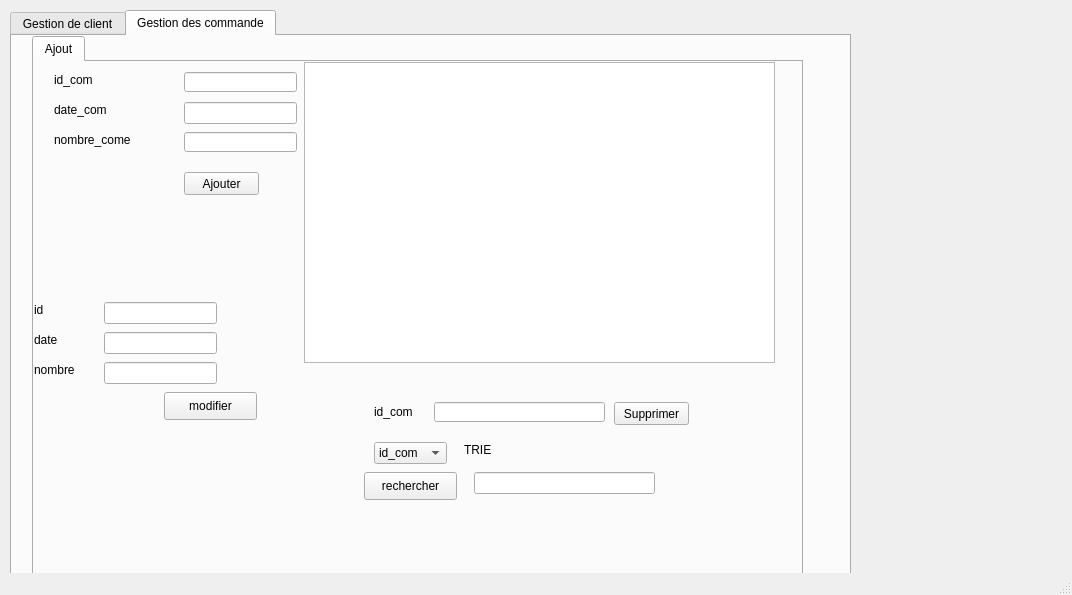
<?xml version="1.0" encoding="UTF-8"?>
<ui version="4.0">
 <class>MainWindow</class>
 <widget class="QMainWindow" name="MainWindow">
  <property name="geometry">
   <rect>
    <x>0</x>
    <y>0</y>
    <width>1072</width>
    <height>595</height>
   </rect>
  </property>
  <property name="windowTitle">
   <string>MainWindow</string>
  </property>
  <widget class="QWidget" name="centralwidget">
   <widget class="QTabWidget" name="temprature">
    <property name="geometry">
     <rect>
      <x>10</x>
      <y>10</y>
      <width>841</width>
      <height>701</height>
     </rect>
    </property>
    <property name="currentIndex">
     <number>1</number>
    </property>
    <widget class="QWidget" name="tab1">
     <attribute name="title">
      <string>Gestion de client</string>
     </attribute>
     <widget class="QTabWidget" name="tabWidget_2">
      <property name="geometry">
       <rect>
        <x>10</x>
        <y>10</y>
        <width>781</width>
        <height>621</height>
       </rect>
      </property>
      <property name="styleSheet">
       <string notr="true">tabWidget_2 = new QWidget(this); m_myWidget-&gt;setGeometry(0, 0, 300, 100)</string>
      </property>
      <property name="currentIndex">
       <number>0</number>
      </property>
      <widget class="QWidget" name="tab_3">
       <attribute name="title">
        <string>Ajout</string>
       </attribute>
       <widget class="QLabel" name="label">
        <property name="geometry">
         <rect>
          <x>20</x>
          <y>60</y>
          <width>47</width>
          <height>14</height>
         </rect>
        </property>
        <property name="text">
         <string>nom_cli</string>
        </property>
       </widget>
       <widget class="QLabel" name="label_2">
        <property name="geometry">
         <rect>
          <x>20</x>
          <y>20</y>
          <width>121</width>
          <height>16</height>
         </rect>
        </property>
        <property name="text">
         <string>id_cli</string>
        </property>
       </widget>
       <widget class="QLabel" name="label_3">
        <property name="geometry">
         <rect>
          <x>20</x>
          <y>110</y>
          <width>71</width>
          <height>16</height>
         </rect>
        </property>
        <property name="text">
         <string>prenom_cli</string>
        </property>
       </widget>
       <widget class="QLabel" name="label_4">
        <property name="geometry">
         <rect>
          <x>20</x>
          <y>150</y>
          <width>81</width>
          <height>20</height>
         </rect>
        </property>
        <property name="text">
         <string>nombre_com</string>
        </property>
       </widget>
       <widget class="QLineEdit" name="le_id">
        <property name="geometry">
         <rect>
          <x>110</x>
          <y>20</y>
          <width>113</width>
          <height>20</height>
         </rect>
        </property>
        <property name="styleSheet">
         <string notr="true">m_myWidget = new QWidget(this); m_myWidget-&gt;setGeometry(0, 0, 300, 100); QPalette pal = palette();</string>
        </property>
       </widget>
       <widget class="QLineEdit" name="le_prenom">
        <property name="geometry">
         <rect>
          <x>110</x>
          <y>110</y>
          <width>113</width>
          <height>20</height>
         </rect>
        </property>
       </widget>
       <widget class="QLineEdit" name="le_nombre">
        <property name="geometry">
         <rect>
          <x>110</x>
          <y>150</y>
          <width>113</width>
          <height>20</height>
         </rect>
        </property>
       </widget>
       <widget class="QPushButton" name="Ajouter">
        <property name="geometry">
         <rect>
          <x>120</x>
          <y>200</y>
          <width>75</width>
          <height>23</height>
         </rect>
        </property>
        <property name="text">
         <string>Ajouter</string>
        </property>
       </widget>
       <widget class="QLineEdit" name="le_nom">
        <property name="geometry">
         <rect>
          <x>110</x>
          <y>60</y>
          <width>113</width>
          <height>20</height>
         </rect>
        </property>
       </widget>
       <widget class="QTableView" name="tableView_3">
        <property name="geometry">
         <rect>
          <x>250</x>
          <y>10</y>
          <width>471</width>
          <height>301</height>
         </rect>
        </property>
       </widget>
       <widget class="QLabel" name="label_5">
        <property name="geometry">
         <rect>
          <x>320</x>
          <y>340</y>
          <width>121</width>
          <height>16</height>
         </rect>
        </property>
        <property name="text">
         <string>id_cli</string>
        </property>
       </widget>
       <widget class="QLineEdit" name="le_idsupprimer">
        <property name="geometry">
         <rect>
          <x>360</x>
          <y>340</y>
          <width>171</width>
          <height>20</height>
         </rect>
        </property>
        <property name="styleSheet">
         <string notr="true">m_myWidget = new QWidget(this); m_myWidget-&gt;setGeometry(0, 0, 300, 100); QPalette pal = palette();</string>
        </property>
       </widget>
       <widget class="QPushButton" name="supprimer_3">
        <property name="geometry">
         <rect>
          <x>540</x>
          <y>340</y>
          <width>75</width>
          <height>23</height>
         </rect>
        </property>
        <property name="text">
         <string>Supprimer</string>
        </property>
       </widget>
       <widget class="QPushButton" name="push_recherche_3">
        <property name="geometry">
         <rect>
          <x>310</x>
          <y>380</y>
          <width>93</width>
          <height>28</height>
         </rect>
        </property>
        <property name="text">
         <string>recherche</string>
        </property>
       </widget>
       <widget class="QLineEdit" name="le_recherche_3">
        <property name="geometry">
         <rect>
          <x>420</x>
          <y>380</y>
          <width>221</width>
          <height>20</height>
         </rect>
        </property>
        <property name="placeholderText">
         <string>Rechercher</string>
        </property>
       </widget>
       <widget class="QLabel" name="label_44">
        <property name="geometry">
         <rect>
          <x>10</x>
          <y>300</y>
          <width>41</width>
          <height>16</height>
         </rect>
        </property>
        <property name="text">
         <string>id_cli</string>
        </property>
       </widget>
       <widget class="QLabel" name="label_6">
        <property name="geometry">
         <rect>
          <x>0</x>
          <y>340</y>
          <width>56</width>
          <height>16</height>
         </rect>
        </property>
        <property name="text">
         <string>prenom</string>
        </property>
       </widget>
       <widget class="QLabel" name="label_7">
        <property name="geometry">
         <rect>
          <x>0</x>
          <y>390</y>
          <width>56</width>
          <height>16</height>
         </rect>
        </property>
        <property name="text">
         <string>nom</string>
        </property>
       </widget>
       <widget class="QLabel" name="label_8">
        <property name="geometry">
         <rect>
          <x>0</x>
          <y>430</y>
          <width>56</width>
          <height>16</height>
         </rect>
        </property>
        <property name="text">
         <string>nbr</string>
        </property>
       </widget>
       <widget class="QLineEdit" name="idclient">
        <property name="geometry">
         <rect>
          <x>50</x>
          <y>300</y>
          <width>113</width>
          <height>22</height>
         </rect>
        </property>
       </widget>
       <widget class="QLineEdit" name="nomclient">
        <property name="geometry">
         <rect>
          <x>60</x>
          <y>340</y>
          <width>113</width>
          <height>22</height>
         </rect>
        </property>
       </widget>
       <widget class="QLineEdit" name="prenomclient">
        <property name="geometry">
         <rect>
          <x>60</x>
          <y>390</y>
          <width>113</width>
          <height>22</height>
         </rect>
        </property>
       </widget>
       <widget class="QLineEdit" name="nombreclient">
        <property name="geometry">
         <rect>
          <x>60</x>
          <y>430</y>
          <width>113</width>
          <height>22</height>
         </rect>
        </property>
       </widget>
       <widget class="QPushButton" name="modifier">
        <property name="geometry">
         <rect>
          <x>190</x>
          <y>430</y>
          <width>93</width>
          <height>28</height>
         </rect>
        </property>
        <property name="text">
         <string>modifier</string>
        </property>
       </widget>
       <widget class="QComboBox" name="trie">
        <property name="geometry">
         <rect>
          <x>320</x>
          <y>420</y>
          <width>73</width>
          <height>22</height>
         </rect>
        </property>
        <item>
         <property name="text">
          <string>id_cli</string>
         </property>
        </item>
        <item>
         <property name="text">
          <string>nom_cli</string>
         </property>
        </item>
        <item>
         <property name="text">
          <string>prenom_cli</string>
         </property>
        </item>
        <item>
         <property name="text">
          <string>nombre_com</string>
         </property>
        </item>
       </widget>
       <widget class="QLabel" name="label_9">
        <property name="geometry">
         <rect>
          <x>420</x>
          <y>420</y>
          <width>56</width>
          <height>16</height>
         </rect>
        </property>
        <property name="text">
         <string>TRIE</string>
        </property>
       </widget>
      </widget>
     </widget>
     <widget class="QPushButton" name="push_recherche">
      <property name="geometry">
       <rect>
        <x>370</x>
        <y>610</y>
        <width>93</width>
        <height>28</height>
       </rect>
      </property>
      <property name="text">
       <string>recherche</string>
      </property>
     </widget>
     <widget class="QPushButton" name="push_recherche_2">
      <property name="geometry">
       <rect>
        <x>480</x>
        <y>610</y>
        <width>93</width>
        <height>28</height>
       </rect>
      </property>
      <property name="text">
       <string>recherche</string>
      </property>
     </widget>
    </widget>
    <widget class="QWidget" name="tab_2">
     <attribute name="title">
      <string>Gestion des commande</string>
     </attribute>
     <widget class="QTabWidget" name="affichage2">
      <property name="geometry">
       <rect>
        <x>20</x>
        <y>0</y>
        <width>771</width>
        <height>601</height>
       </rect>
      </property>
      <property name="currentIndex">
       <number>0</number>
      </property>
      <widget class="QWidget" name="tab_11">
       <attribute name="title">
        <string>Ajout</string>
       </attribute>
       <widget class="QLabel" name="label_15">
        <property name="geometry">
         <rect>
          <x>20</x>
          <y>40</y>
          <width>71</width>
          <height>16</height>
         </rect>
        </property>
        <property name="text">
         <string>date_com</string>
        </property>
       </widget>
       <widget class="QLabel" name="label_17">
        <property name="geometry">
         <rect>
          <x>20</x>
          <y>70</y>
          <width>91</width>
          <height>16</height>
         </rect>
        </property>
        <property name="text">
         <string>nombre_come</string>
        </property>
       </widget>
       <widget class="QLineEdit" name="le_com">
        <property name="geometry">
         <rect>
          <x>150</x>
          <y>10</y>
          <width>113</width>
          <height>20</height>
         </rect>
        </property>
       </widget>
       <widget class="QLineEdit" name="le_nb">
        <property name="geometry">
         <rect>
          <x>150</x>
          <y>70</y>
          <width>113</width>
          <height>20</height>
         </rect>
        </property>
       </widget>
       <widget class="QPushButton" name="pb_ajouter">
        <property name="geometry">
         <rect>
          <x>150</x>
          <y>110</y>
          <width>75</width>
          <height>23</height>
         </rect>
        </property>
        <property name="text">
         <string>Ajouter</string>
        </property>
       </widget>
       <widget class="QLabel" name="label_42">
        <property name="geometry">
         <rect>
          <x>20</x>
          <y>10</y>
          <width>121</width>
          <height>16</height>
         </rect>
        </property>
        <property name="text">
         <string>id_com</string>
        </property>
       </widget>
       <widget class="QLineEdit" name="le_date">
        <property name="geometry">
         <rect>
          <x>150</x>
          <y>40</y>
          <width>113</width>
          <height>22</height>
         </rect>
        </property>
       </widget>
       <widget class="QTableView" name="tableView_4">
        <property name="geometry">
         <rect>
          <x>270</x>
          <y>0</y>
          <width>471</width>
          <height>301</height>
         </rect>
        </property>
       </widget>
       <widget class="QLineEdit" name="le_idsupprimer_2">
        <property name="geometry">
         <rect>
          <x>400</x>
          <y>340</y>
          <width>171</width>
          <height>20</height>
         </rect>
        </property>
        <property name="styleSheet">
         <string notr="true">m_myWidget = new QWidget(this); m_myWidget-&gt;setGeometry(0, 0, 300, 100); QPalette pal = palette();</string>
        </property>
       </widget>
       <widget class="QLabel" name="label_43">
        <property name="geometry">
         <rect>
          <x>340</x>
          <y>340</y>
          <width>51</width>
          <height>20</height>
         </rect>
        </property>
        <property name="text">
         <string>id_com</string>
        </property>
       </widget>
       <widget class="QPushButton" name="pb_supprimer">
        <property name="geometry">
         <rect>
          <x>580</x>
          <y>340</y>
          <width>75</width>
          <height>23</height>
         </rect>
        </property>
        <property name="text">
         <string>Supprimer</string>
        </property>
       </widget>
       <widget class="QComboBox" name="triecommande">
        <property name="geometry">
         <rect>
          <x>340</x>
          <y>380</y>
          <width>73</width>
          <height>22</height>
         </rect>
        </property>
        <item>
         <property name="text">
          <string>id_com</string>
         </property>
        </item>
        <item>
         <property name="text">
          <string>date_com</string>
         </property>
        </item>
        <item>
         <property name="text">
          <string>nombre_come</string>
         </property>
        </item>
       </widget>
       <widget class="QLineEdit" name="linecomande">
        <property name="geometry">
         <rect>
          <x>440</x>
          <y>410</y>
          <width>181</width>
          <height>22</height>
         </rect>
        </property>
       </widget>
       <widget class="QLabel" name="label_12">
        <property name="geometry">
         <rect>
          <x>430</x>
          <y>380</y>
          <width>56</width>
          <height>16</height>
         </rect>
        </property>
        <property name="text">
         <string>TRIE</string>
        </property>
       </widget>
       <widget class="QPushButton" name="pushButton">
        <property name="geometry">
         <rect>
          <x>330</x>
          <y>410</y>
          <width>93</width>
          <height>28</height>
         </rect>
        </property>
        <property name="text">
         <string>rechercher</string>
        </property>
       </widget>
       <widget class="QLabel" name="label_11">
        <property name="geometry">
         <rect>
          <x>0</x>
          <y>240</y>
          <width>56</width>
          <height>16</height>
         </rect>
        </property>
        <property name="text">
         <string>id</string>
        </property>
       </widget>
       <widget class="QLabel" name="label_13">
        <property name="geometry">
         <rect>
          <x>0</x>
          <y>270</y>
          <width>56</width>
          <height>16</height>
         </rect>
        </property>
        <property name="text">
         <string>date</string>
        </property>
       </widget>
       <widget class="QLabel" name="label_14">
        <property name="geometry">
         <rect>
          <x>0</x>
          <y>300</y>
          <width>56</width>
          <height>16</height>
         </rect>
        </property>
        <property name="text">
         <string>nombre</string>
        </property>
       </widget>
       <widget class="QLineEdit" name="idcom">
        <property name="geometry">
         <rect>
          <x>70</x>
          <y>240</y>
          <width>113</width>
          <height>22</height>
         </rect>
        </property>
       </widget>
       <widget class="QLineEdit" name="datecome">
        <property name="geometry">
         <rect>
          <x>70</x>
          <y>270</y>
          <width>113</width>
          <height>22</height>
         </rect>
        </property>
       </widget>
       <widget class="QLineEdit" name="nbcom">
        <property name="geometry">
         <rect>
          <x>70</x>
          <y>300</y>
          <width>113</width>
          <height>22</height>
         </rect>
        </property>
       </widget>
       <widget class="QPushButton" name="modifiercom">
        <property name="geometry">
         <rect>
          <x>130</x>
          <y>330</y>
          <width>93</width>
          <height>28</height>
         </rect>
        </property>
        <property name="text">
         <string>modifier</string>
        </property>
       </widget>
      </widget>
     </widget>
     <widget class="QPushButton" name="supprimer_4">
      <property name="geometry">
       <rect>
        <x>640</x>
        <y>590</y>
        <width>75</width>
        <height>23</height>
       </rect>
      </property>
      <property name="text">
       <string>Supprimer</string>
      </property>
     </widget>
     <widget class="QComboBox" name="trie_2">
      <property name="geometry">
       <rect>
        <x>550</x>
        <y>590</y>
        <width>73</width>
        <height>22</height>
       </rect>
      </property>
      <item>
       <property name="text">
        <string>id_cli</string>
       </property>
      </item>
      <item>
       <property name="text">
        <string>nom_cli</string>
       </property>
      </item>
      <item>
       <property name="text">
        <string>prenom_cli</string>
       </property>
      </item>
      <item>
       <property name="text">
        <string>nombre_com</string>
       </property>
      </item>
     </widget>
     <widget class="QLabel" name="label_10">
      <property name="geometry">
       <rect>
        <x>460</x>
        <y>600</y>
        <width>56</width>
        <height>16</height>
       </rect>
      </property>
      <property name="text">
       <string>TRIE</string>
      </property>
     </widget>
    </widget>
   </widget>
  </widget>
  <widget class="QMenuBar" name="menubar">
   <property name="geometry">
    <rect>
     <x>0</x>
     <y>0</y>
     <width>1072</width>
     <height>26</height>
    </rect>
   </property>
  </widget>
  <widget class="QStatusBar" name="statusbar"/>
 </widget>
 <resources/>
 <connections/>
</ui>
